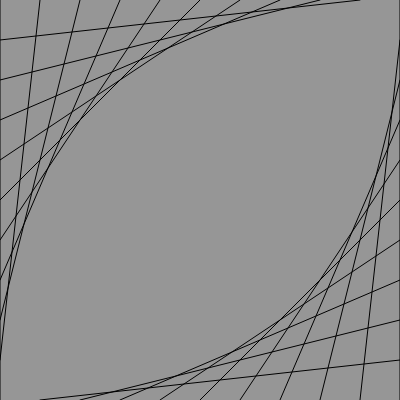
Frame 1 (no input)
Frame 60 (no input): identical to frame 1, image omitted
Frame 120 (the mouse pressed at the canvas centre since frame 60): identical to frame 1, image omitted

The p5.js sketch that drew this single still picture (run headless with seeded random() and noise() and a simulated clock; from frame 60 on, the mouse is pressed at the canvas centre):

// p5.js sketch
// ── sketch.js
function setup() {
    createCanvas(400, 400);
    background(150);

    let numberOfLines = 10;
    let afstand = 40;

    for(let counter = 0; counter < numberOfLines; counter++) {
        
        // eerste boog
        let x1 = 0;
        let y1 = height - counter * afstand;
        let x2 = afstand * counter;
        let y2 = 0;
        line(x1, y1, x2 ,y2);


        // tweede boog - lijkt op de eerste boog maar dan ietjes anders

        let x3 = width;                         //rechterrand
        let y3 = afstand * counter;             //boven naar beneden
        let x4 = height - counter * afstand;    //rechts naar links
        let y4 = height;                        //onderrand
        line(x3, y3, x4, y4);
    }
    
}

function draw() {
    
}
